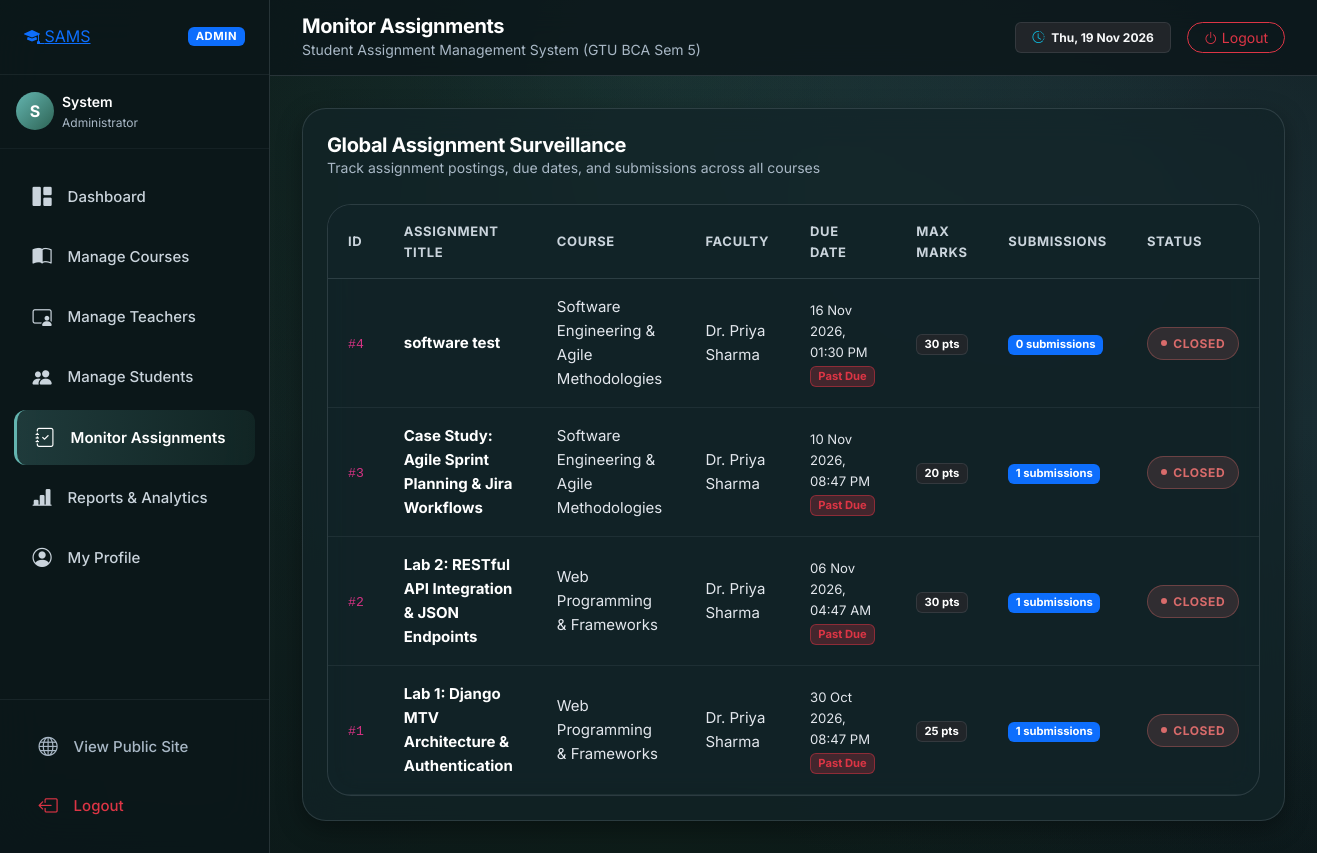
/admin-panel/assignments/ (signed in), run on the app's committed database.
### sams_app/models.py (models this page shows, shortened)
class Assignment(models.Model):
    assignment_id = models.AutoField(primary_key=True)
    title = models.CharField(max_length=100)
    description = models.TextField()
    course_id = models.ForeignKey(Course, on_delete=models.CASCADE, db_column='course_id', related_name='assignments', db_index=True)
    due_date = models.DateTimeField(db_index=True)
    max_marks = models.IntegerField()
    file_path = models.CharField(max_length=200, null=True, blank=True)
    class Meta:
        db_table = 'assignment'
        verbose_name = 'Assignment'
        verbose_name_plural = 'Assignments'
        ordering = ['-due_date']
    @property
    def is_past_due(self):
        return timezone.now() > self.due_date

class Course(models.Model):
    course_id = models.AutoField(primary_key=True)
    course_name = models.CharField(max_length=50)
    teacher_id = models.ForeignKey(Teacher, on_delete=models.CASCADE, db_column='teacher_id', related_name='courses', db_index=True)
    semester = models.IntegerField()
    class Meta:
        db_table = 'course'
        verbose_name = 'Course'
        verbose_name_plural = 'Courses'

class Teacher(models.Model):
    teacher_id = models.AutoField(primary_key=True)
    teacher_name = models.CharField(max_length=50)
    teacher_email = models.CharField(max_length=50, unique=True)
    department = models.CharField(max_length=50)
    teacher_password = models.CharField(max_length=100)
    user = models.OneToOneField(User, on_delete=models.CASCADE, related_name='teacher_profile', null=True, blank=True)
    class Meta:
        db_table = 'teacher'
        verbose_name = 'Teacher'
        verbose_name_plural = 'Teachers'

### sams_app/views.py (the view)
# urls.py: path('admin-panel/assignments/', views.admin_assignments, name='admin_assignments'),
@admin_required
def admin_assignments(request):
    assignments = Assignment.objects.select_related('course_id', 'course_id__teacher_id').annotate(
        total_subs=Count('submissions', distinct=True)
    ).order_by('-due_date')
    return render(request, 'admin_panel/assignments.html', {'assignments': assignments})

### sams_app/context_processors.py (called while the page is built, shortened)
def sams_context(request):
    ctx = {
        'APP_NAME': 'Student Assignment Management System',
        'APP_SHORT': 'SAMS',
        'TAGLINE': 'Submit Smart. Grade Faster.',
        'user_role': None,
        'user_profile': None,
        'pending_reviews_count': 0,
        'upcoming_deadlines_count': 0,
    }
    if not request.user.is_authenticated:
        return ctx
    user = request.user
    if hasattr(user, 'admin_profile') or user.is_superuser:
        ctx['user_role'] = 'admin'
        try:
            ctx['user_profile'] = user.admin_profile
        except Exception:
            ctx['user_profile'] = None
    return ctx

### templates/admin_panel/assignments.html (shortened to what this page needs)
{% extends 'app_base.html' %}
{% load static %}
{% block page_title %}Monitor Assignments{% endblock %}
{% block content %}
<div class="glass-card p-4">
  <div class="d-flex align-items-center justify-content-between mb-4 flex-wrap gap-2">
    <div>
      <h3 class="h5 fw-bold text-white mb-0">Global Assignment Surveillance</h3>
      <div class="small text-muted-cosmic">Track assignment postings, due dates, and submissions across all courses</div>
    </div>
  </div>
  <div class="table-responsive-cosmic">
    <table class="table-cosmic">
      <thead>
        <tr>
          <th>ID</th>
          <th>Assignment Title</th>
          <th>Course</th>
          <th>Faculty</th>
          <th>Due Date</th>
          <th>Max Marks</th>
          <th>Submissions</th>
          <th>Status</th>
        </tr>
      </thead>
      <tbody>
        {% for a in assignments %}
        <tr>
          <td><code>#{{ a.assignment_id }}</code></td>
          <td><strong class="text-white">{{ a.title }}</strong></td>
          <td>{{ a.course_id.course_name }}</td>
          <td>{{ a.course_id.teacher_id.teacher_name }}</td>
          <td>
            <div class="small">{{ a.due_date|date:"d M Y, h:i A" }}</div>
            {% if a.is_past_due %}
              <span class="badge bg-danger bg-opacity-25 text-danger border border-danger border-opacity-50" style="font-size: 0.7rem;">Past Due</span>
            {% else %}
              <span class="badge bg-success bg-opacity-25 text-success border border-success border-opacity-50" style="font-size: 0.7rem;">Active</span>
            {% endif %}
          </td>
          <td><span class="badge bg-dark border border-secondary border-opacity-25">{{ a.max_marks }} pts</span></td>
          <td><span class="badge bg-primary">{{ a.total_subs }} submissions</span></td>
          <td>
            {% if a.is_past_due %}
              <span class="badge-status badge-late"><span class="status-dot"></span> Closed</span>
            {% else %}
              <span class="badge-status badge-submitted"><span class="status-dot"></span> Accepting</span>
            {% endif %}
          </td>
        </tr>
        {% endfor %}
      </tbody>
    </table>
  </div>
</div>
{% endblock %}

### templates/app_base.html (shortened to what this page needs)
{% load static %}
<!DOCTYPE html>
<html lang="en">
<head>
  <link href="https://cdn.jsdelivr.net/npm/bootstrap@5.3.3/dist/css/bootstrap.min.css" rel="stylesheet">
  <link rel="stylesheet" href="https://cdn.jsdelivr.net/npm/bootstrap-icons@1.11.3/font/bootstrap-icons.min.css">
  <link rel="stylesheet" href="{% static 'css/design-tokens.css' %}">
  <link rel="stylesheet" href="{% static 'css/theme.css' %}">
</head>
<body>
  <div class="app-layout">
    <aside class="app-sidebar">
      <div class="sidebar-header d-flex align-items-center justify-content-between">
        <a href="{% url 'home' %}" class="brand-pill">
          <span class="brand-icon"><i class="bi bi-mortarboard-fill"></i></span>
          <span>SAMS</span>
        </a>
        <span class="badge {% if user_role == 'admin' %}bg-primary{% elif user_role == 'teacher' %}bg-warning text-dark{% else %}bg-success{% endif %} text-uppercase px-2 py-1" style="font-size: 0.7rem; letter-spacing: 0.05em;">
          {{ user_role|default:"User" }}
        </span>
      </div>
      <div class="p-3 border-bottom border-secondary border-opacity-10">
        <div class="d-flex align-items-center gap-2">
          <div class="rounded-circle d-flex align-items-center justify-content-center text-white fw-bold" style="width: 38px; height: 38px; background: linear-gradient(135deg, var(--color-cyan-glow), var(--color-cosmic-700)); font-size: 1rem;">
            {{ user.first_name|default:user.username|slice:":1"|upper }}
          </div>
          <div class="overflow-hidden">
            <div class="text-white fw-semibold text-truncate small">{{ user.first_name|default:user.username }}</div>
            <div class="text-muted-cosmic text-truncate" style="font-size: 0.75rem;">
              {% if user_role == 'student' %}
                Roll No: {{ user_profile.roll_no }} (Sem {{ user_profile.semester }})
              {% elif user_role == 'teacher' %}
                {{ user_profile.department }}
              {% elif user_role == 'admin' %}
                Administrator
              {% endif %}
            </div>
          </div>
        </div>
      </div>
      <ul class="sidebar-nav">
        {% if user_role == 'admin' %}
          <li>
            <a href="{% url 'admin_dashboard' %}" class="sidebar-link {% if request.resolver_match.url_name == 'admin_dashboard' %}active{% endif %}">
              <i class="bi bi-grid-1x2-fill"></i>
              <span>Dashboard</span>
            </a>
          </li>
          <li>
            <a href="{% url 'admin_courses' %}" class="sidebar-link {% if 'courses' in request.path %}active{% endif %}">
              <i class="bi bi-book-half"></i>
              <span>Manage Courses</span>
            </a>
          </li>
          <li>
            <a href="{% url 'admin_teachers' %}" class="sidebar-link {% if 'teachers' in request.path %}active{% endif %}">
              <i class="bi bi-person-video3"></i>
              <span>Manage Teachers</span>
            </a>
          </li>
          <li>
            <a href="{% url 'admin_students' %}" class="sidebar-link {% if 'students' in request.path %}active{% endif %}">
              <i class="bi bi-people-fill"></i>
              <span>Manage Students</span>
            </a>
          </li>
          <li>
            <a href="{% url 'admin_assignments' %}" class="sidebar-link {% if request.resolver_match.url_name == 'admin_assignments' %}active{% endif %}">
              <i class="bi bi-journal-check"></i>
              <span>Monitor Assignments</span>
            </a>
          </li>
          <li>
            <a href="{% url 'admin_reports' %}" class="sidebar-link {% if request.resolver_match.url_name == 'admin_reports' %}active{% endif %}">
              <i class="bi bi-bar-chart-line-fill"></i>
              <span>Reports & Analytics</span>
            </a>
          </li>
          <li>
            <a href="{% url 'admin_profile' %}" class="sidebar-link {% if request.resolver_match.url_name == 'admin_profile' %}active{% endif %}">
              <i class="bi bi-person-circle"></i>
              <span>My Profile</span>
            </a>
          </li>
        {% endif %}
      </ul>
      <div class="sidebar-footer">
        <a href="{% url 'home' %}" class="sidebar-link text-muted-cosmic mb-1" target="_blank">
          <i class="bi bi-globe"></i>
          <span>View Public Site</span>
        </a>
        <a href="{% url 'logout' %}" class="sidebar-link text-danger">
          <i class="bi bi-box-arrow-left"></i>
          <span>Logout</span>
        </a>
      </div>
    </aside>
    <div class="app-main">
      <header class="app-topbar">
        <div class="d-flex align-items-center gap-3">
          <div>
            <h4 class="mb-0 fw-bold fs-5 text-white">{% block page_title %}{{ title|default:"Dashboard" }}{% endblock %}</h4>
            <div class="small text-muted-cosmic d-none d-sm-block">Student Assignment Management System (GTU BCA Sem 5)</div>
          </div>
        </div>
        <div class="d-flex align-items-center gap-3">
          <span class="badge bg-dark border border-secondary border-opacity-25 py-2 px-3 text-light d-none d-md-inline-block">
            <i class="bi bi-clock-history me-1 text-info"></i> {% now "D, d M Y" %}
          </span>
          <a href="{% url 'logout' %}" class="btn btn-sm btn-outline-danger rounded-pill px-3">
            <i class="bi bi-power me-1"></i>Logout
          </a>
        </div>
      </header>
      <div class="app-content">
        {% block content %}{% endblock %}
      </div>
    </div>
  </div>
</body>
</html>

### static/css/design-tokens.css (style rules this page uses)
:root { --color-nordic-deep: #0b171a; --color-nordic-dark: #122428; --color-nordic-surface: #183035; --color-nordic-elevated: #1f3a40; --color-pine-900: #0e1d19; --color-pine-700: #1b3b32; --color-pine-500: #2d6354; --color-pine-400: #3a7d6b; --color-mist-teal: #3d7a6f; --color-frost-cyan: #64b5b0; --color-water-slate: #2b444c; --color-mist-fog: #a9b8c6; --color-mist-sky: #e3e7ed; --color-ripple-glow: #bcc8d4; --color-boat-wood: #ebd9d4; --color-boat-wood-dark: #c4ac9e; --color-boat-hull: #101e28; --color-cosmic-950: #0b171a; --color-cosmic-900: #122428; --color-cosmic-800: #183035; --color-cosmic-700: #2d6354; --color-cosmic-600: #3d7a6f; --color-cyan-glow: #64b5b0; --color-coral-500: #d4a373; --color-peach-300: #ebd9d4; --color-grass-900: #0e1d19; --color-grass-700: #1b3b32; --color-grass-600: #2d6354; --color-grass-400: #64b5b0; --color-amber-500: #d4a373; --color-star-white: #e3e7ed; --color-star-ice: #a9b8c6; --color-slate-900: #0b171a; --color-slate-800: #122428; --color-slate-700: #2b444c; --color-slate-400: #a9b8c6; --color-slate-200: #cad4dc; --color-slate-100: #e3e7ed; --color-glass-card: rgba(18, 36, 40, 0.74); --color-glass-card-hover: rgba(27, 52, 58, 0.85); --color-glass-border: rgba(188, 200, 212, 0.16); --color-glass-border-hover: rgba(100, 181, 176, 0.45); --color-glass-input: rgba(14, 29, 32, 0.75); --color-glass-nav: rgba(11, 23, 26, 0.85); --color-status-pending: #d4a373; --color-status-pending-bg: rgba(212, 163, 115, 0.16); --color-status-pending-border: rgba(212, 163, 115, 0.35); --color-status-submitted: #4a9ea8; --color-status-submitted-bg: rgba(74, 158, 168, 0.16); --color-status-submitted-border: rgba(74, 158, 168, 0.35); --color-status-late: #d96b6b; --color-status-late-bg: rgba(217, 107, 107, 0.16); --color-status-late-border: rgba(217, 107, 107, 0.35); --color-status-evaluated: #38a37a; --color-status-evaluated-bg: rgba(56, 163, 122, 0.16); --color-status-evaluated-border: rgba(56, 163, 122, 0.35); --color-status-returned: #6a8eae; --color-status-returned-bg: rgba(106, 142, 174, 0.16); --color-status-returned-border: rgba(106, 142, 174, 0.35); --font-primary: 'Inter', system-ui, -apple-system, BlinkMacSystemFont, "Segoe UI", Roboto, sans-serif; --font-display: 'Inter', system-ui, -apple-system, sans-serif; --font-size-xs: 0.75rem; --font-size-sm: 0.875rem; --font-size-base: 1rem; --font-size-lg: 1.125rem; --font-size-xl: 1.25rem; --font-size-2xl: 1.5rem; --font-size-3xl: 1.875rem; --font-size-4xl: 2.25rem; --font-size-5xl: 3rem; --font-size-hero: clamp(2.25rem, 5.5vw, 4.0rem); --radius-xs: 4px; --radius-sm: 8px; --radius-md: 12px; --radius-lg: 16px; --radius-xl: 24px; --radius-2xl: 32px; --radius-full: 9999px; --shadow-sm: 0 2px 8px rgba(0, 0, 0, 0.25); --shadow-md: 0 8px 24px rgba(0, 0, 0, 0.35); --shadow-lg: 0 16px 40px rgba(0, 0, 0, 0.45); --shadow-xl: 0 24px 60px rgba(0, 0, 0, 0.55); --shadow-glow: 0 0 32px rgba(100, 181, 176, 0.25); --shadow-glow-warm: 0 0 32px rgba(212, 163, 115, 0.25); --space-1: 0.25rem; --space-2: 0.5rem; --space-3: 0.75rem; --space-4: 1rem; --space-5: 1.25rem; --space-6: 1.5rem; --space-8: 2rem; --space-10: 2.5rem; --space-12: 3rem; --space-16: 4rem; --space-20: 5rem; --space-24: 6rem; --ease-smooth: cubic-bezier(0.16, 1, 0.3, 1); --ease-bounce: cubic-bezier(0.34, 1.56, 0.64, 1); --ease-ripple: cubic-bezier(0.25, 0.8, 0.25, 1); --dur-fast: 150ms; --dur-base: 300ms; --dur-slow: 600ms; --dur-ripple: 4500ms; --dur-float: 6000ms; }

### data on the page
Assignment: assignment_id "4", title "software test", course_id.course_name "Software Engineering & Agile Methodologies", course_id.teacher_id.teacher_name "Dr. Priya Sharma", due_date "16 Nov 2026, 01:30 PM", shows "Past Due", max_marks "30", total_subs "0", shows "CLOSED"
Assignment: assignment_id "3", title "Case Study: Agile Sprint Planning & Jira Workflows", course_id.course_name "Software Engineering & Agile Methodologies", course_id.teacher_id.teacher_name "Dr. Priya Sharma", due_date "10 Nov 2026, 08:47 PM", shows "Past Due", max_marks "20", total_subs "1", shows "CLOSED"
Assignment: assignment_id "2", title "Lab 2: RESTful API Integration & JSON Endpoints", course_id.course_name "Web Programming & Frameworks", course_id.teacher_id.teacher_name "Dr. Priya Sharma", due_date "06 Nov 2026, 04:47 AM", shows "Past Due", max_marks "30", total_subs "1", shows "CLOSED"
Assignment: assignment_id "1", title "Lab 1: Django MTV Architecture & Authentication", course_id.course_name "Web Programming & Frameworks", course_id.teacher_id.teacher_name "Dr. Priya Sharma", due_date "30 Oct 2026, 08:47 PM", shows "Past Due", max_marks "25", total_subs "1", shows "CLOSED"

### other printed values
{{ user_role|default:"User" }} "ADMIN"
{{ user.first_name|default:user.username|slice:":1"|upper }} "S"
{{ user.first_name|default:user.username }} "System"
